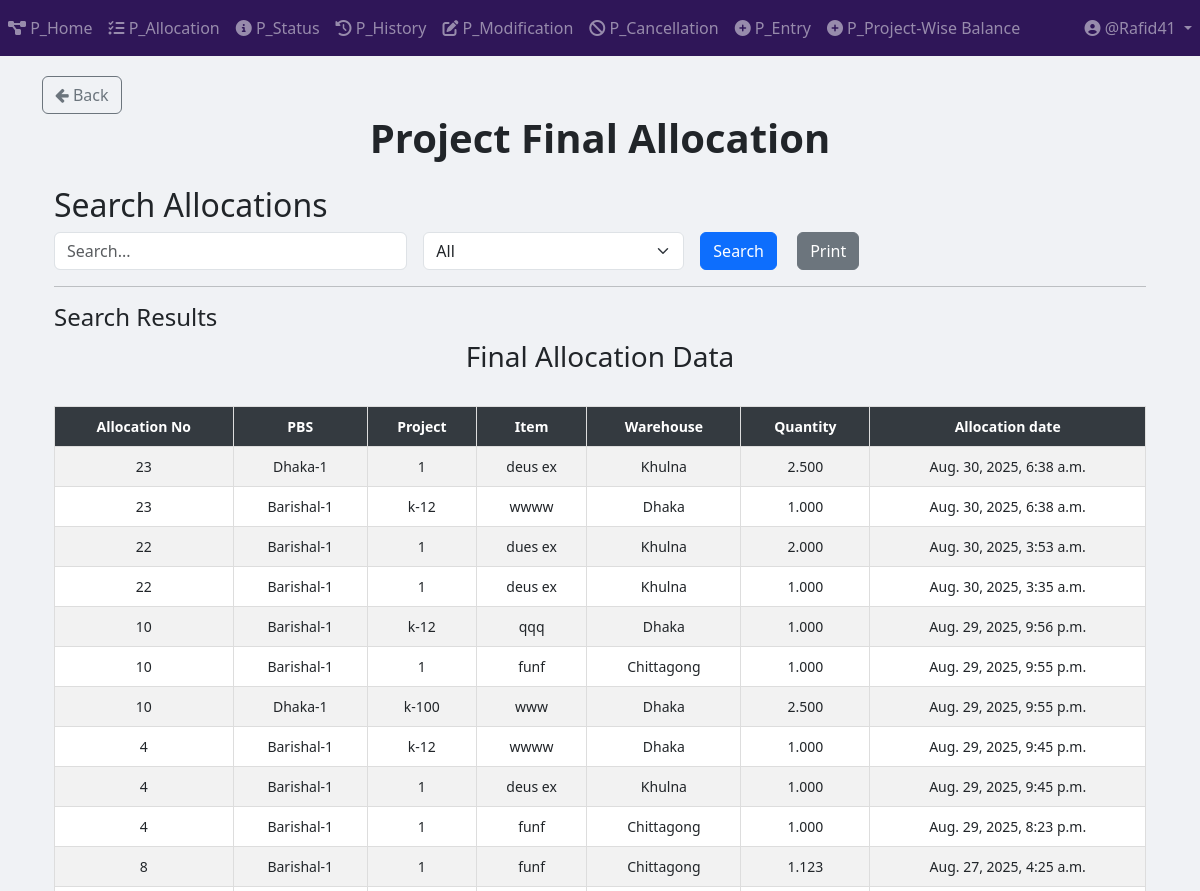
/project/project_allocation/final_allocation/ (signed in, upper part), run on an earlier commit of the app's database.
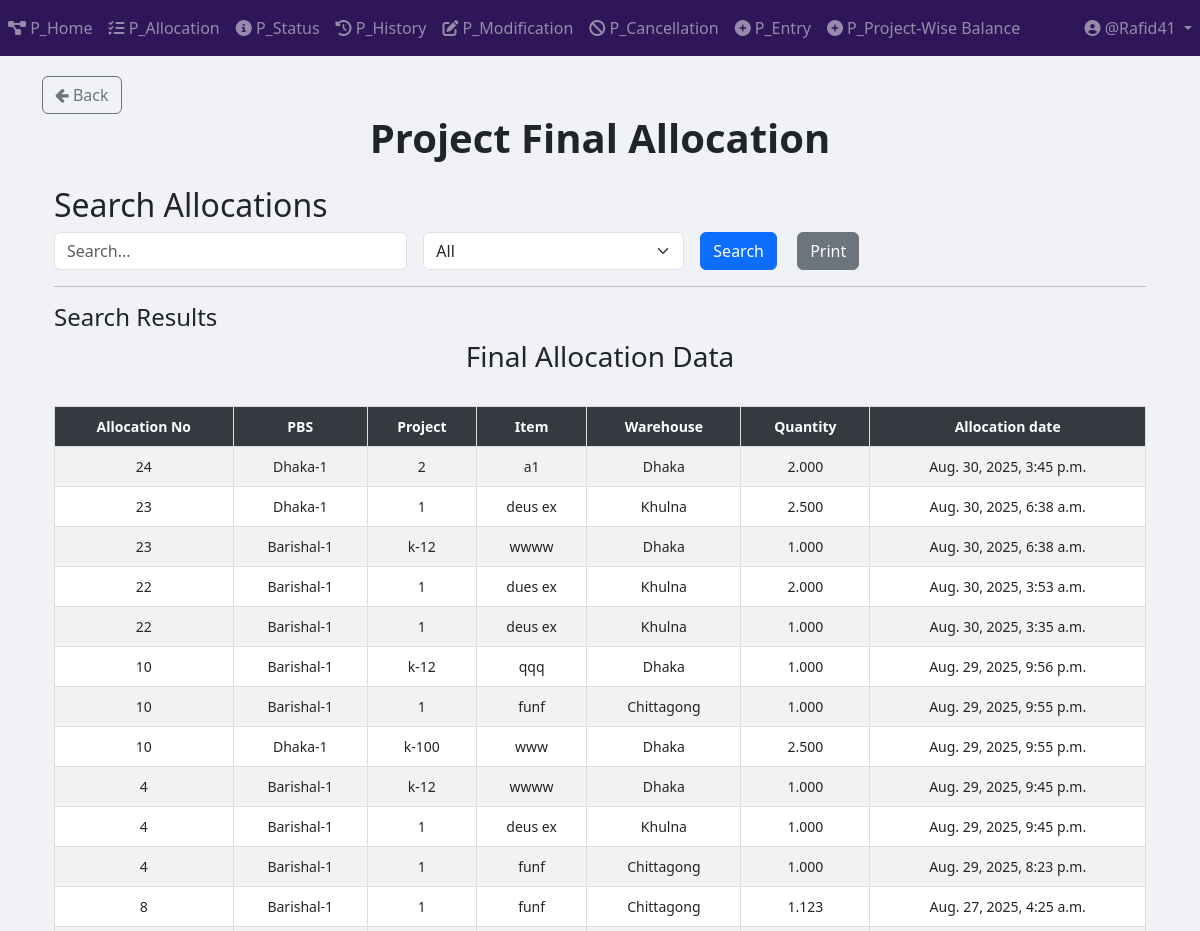
And on a later commit of the database.
### Project_App_Allocation/models.py (models this page shows, shortened)
class Final_Allocation(models.Model):
    allocation_no = models.ForeignKey(Allocation_Number, on_delete=models.CASCADE)  # Deletes related allocations when removed
    item_primary_key = models.BigIntegerField(null=True)
    pbs = models.ForeignKey(PBS, on_delete=models.CASCADE)
    project = models.ForeignKey(Project, on_delete=models.CASCADE)
    item = models.ForeignKey(Project_Item, on_delete=models.CASCADE)
    unit_of_item = models.TextField()
    warehouse = models.CharField(max_length=50)
    quantity = models.DecimalField(
        max_digits=20,
        decimal_places=3,
        default=0.00
    )
    created_at = models.DateTimeField(auto_now_add=True)
    status= models.CharField(max_length=100, default="Allocated")
    history_GUID = models.CharField(max_length=100, default="", blank=True, null=True)

class Allocation_Number(models.Model):
    allocation_no = models.IntegerField(unique=True)
    user = models.ForeignKey(User, on_delete=models.CASCADE, related_name="project_allocation_numbers")
    STATUS_CHOICES = [
        ("Pending Approval", "Pending Approval"),
        ("Allocated", "Allocated"),
        ("Cancelled", "Cancelled"),
        ("Modified", "Modified"),
    ]
    status = models.CharField(
        max_length=100, choices=STATUS_CHOICES, default="Pending Approval"
    )

class PBS(models.Model):
    name = models.TextField(unique=True)
    def __str__(self):
        return str(self.name)

### Project_App_Entry/models.py (models this page shows, shortened)
class Project(models.Model):
    projectId = models.TextField(unique=True)

class Project_Item(models.Model):
    WAREHOUSE_CHOICES = [
        ("Dhaka", "Dhaka"),
        ("Khulna", "Khulna"),
        ("Chittagong", "Chittagong"),
    ]
    UNIT_CHOICES = [
        ("Nos.", "Nos."),
        ("Mtr.", "Mtr."),
        ("Km.", "Km."),
        ("Set.", "Set."),
        ("Pair.", "Pair."),
    ]
    name = models.CharField(max_length=255)
    description = models.TextField(blank=True, null=True)
    warehouse = models.CharField(
        max_length=50, choices=WAREHOUSE_CHOICES, default="Dhaka"
    )
    unit_of_item = models.CharField(
        max_length=10, choices=UNIT_CHOICES, default="Nos."
    )  # Updated field
    quantity_of_item = models.DecimalField(
        max_digits=20,
        decimal_places=3,
        default=0.00
    )
    project = models.ForeignKey(
        Project,
        on_delete=models.SET_NULL,
        related_name="project_of_item",
        null=True,
    )
    created_at = models.DateTimeField(default=timezone.now)
    comments = models.TextField(blank=True, null=True)

### Project_App_Allocation/views/view_final_allocation.py (the view, shortened to what this page needs)
# urls.py: path("final_allocation/", views.final_allocation_search, name="final_allocation"),
def final_allocation_search(request):
    query = request.GET.get("query", "")
    filter_by = request.GET.get("filter_by", "All")
    date_filter = request.GET.get("date", "")
    results = Final_Allocation.objects.all().order_by('-created_at')
    if date_filter:
        results = results.filter(created_at__date=date_filter)
    context = {
        "items": results,
        "query": query,
        "filter_by": filter_by,
        "date_filter": date_filter,
    }
    return render(request, "Project_Templates/Project_App_Allocation/view_print_Final_Allocation.html", context)

### templates/Project_Templates/Project_App_Allocation/view_print_Final_Allocation.html (shortened to what this page needs)
{% extends 'base.html' %}
{% load crispy_forms_tags %}
{% load static %}
{% block body_block %}
<a href="{% url 'Project_App_Allocation:allocation_page' %}" class="btn btn-outline-secondary">
    <i class="fa fa-arrow-left"></i> Back
</a>
<center><h1><b>Project Final Allocation</b></h1></center>
<div class="container mt-4">
    <h2>Search Allocations</h2>
    <form method="GET" action="{% url 'Project_App_Allocation:final_allocation' %}" class="row g-3">
        <div class="col-md-4">
            <input type="text" name="query" id="searchQuery" class="form-control" placeholder="Search..." value="{{ query }}">
        </div>
        <div class="col-md-3">
            <select name="filter_by" id="filterDropdown" class="form-select" onchange="toggleInputFields()">
                <option value="All" {% if filter_by == "All" %}selected{% endif %}>All</option>
            </select>
        </div>
        <div class="col-md-2">
            <button type="submit" class="btn btn-primary me-3">Search</button>
            <button type="button" class="btn btn-secondary" onclick="printResults()">Print</button>
        </div>
    </form>
    <hr>
    <h4>Search Results</h4>
    <div id="printableArea" class="table-responsive">
        <h3 class="text-center">Final Allocation Data</h3>
        <br>
        <table class="table table-bordered table-striped table-hover">
            <thead class="table-dark sticky-top">
                <tr>
                    <th>Allocation No</th>
                    <th>PBS</th>
                    <th>Project</th>
                    <th>Item</th>
                    <th>Warehouse</th>
                    <th>Quantity</th>
                    <th>Allocation date</th>
                </tr>
            </thead>
            <tbody>
                {% if items %}
                    {% for item in items %}
                    <tr>
                        <td>{{ item.allocation_no.allocation_no }}</td>
                        <td>{{ item.pbs }}</td>
                        <td>{{ item.project.projectId }}</td>
                        <td>{{ item.item.name }}</td>
                        <td>{{ item.warehouse }}</td>
                        <td>{{ item.quantity }}</td>
                        <td>{{ item.created_at }}</td>
                    </tr>
                    {% endfor %}
                {% else %}
                    <tr>
                        <td colspan="8" class="text-center text-danger">No matching data found</td>
                    </tr>
                {% endif %}
            </tbody>
        </table>
    </div>
</div>
{% endblock %}

What changed in the data, as far as the page shows it:
added Final_Allocation: allocation_no.allocation_no "24", pbs "Dhaka-1", project.projectId "2", item.name "a1", warehouse "Dhaka", quantity "2.000", created_at "Aug. 30, 2025, 3:45 p.m."
